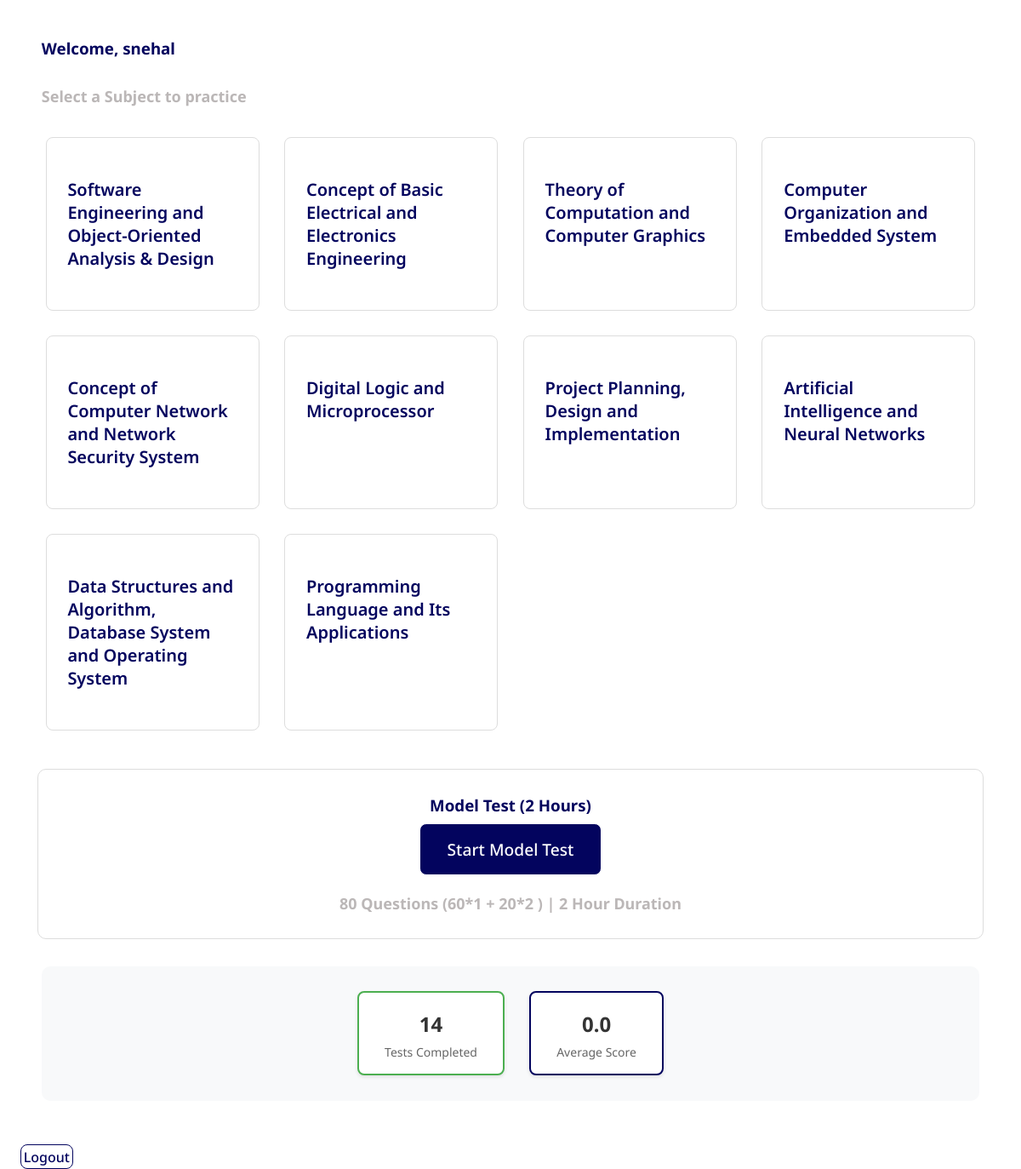
Screenshot of /questions/ (signed in) with the database file from the repository.
### questions/models.py (models this page shows, shortened)
class Subject(models.Model):
    name = models.CharField(max_length=200)

### questions/views.py (the view)
# urls.py: path('questions/', include('questions.urls')),
@login_required
def questions(request):
    selected_subject = None
    selected_chapter = None
    questions = []
    subject_id = request.GET.get('subject_id')
    chapter_id = request.GET.get('chapter_id')
    if subject_id:
        selected_subject = get_object_or_404(Subject, id=subject_id)
        if chapter_id:
            selected_chapter = get_object_or_404(Chapter, id=chapter_id)
            questions = Question.objects.filter(chapter=selected_chapter)
    subjects = Subject.objects.all()
    chapters = Chapter.objects.filter(subject=selected_subject) if selected_subject else []
    total_completed = ModelTestAttempt.objects.filter(user=request.user).count()
    avg_score = ModelTestAttempt.objects.filter(user=request.user).aggregate(
        avg_score=models.Avg('score')
    )['avg_score'] or 0
    return render(request, 'questions.html', {
        'username': request.user.username,
        'subjects': subjects,
        'chapters': chapters,
        'selected_subject': selected_subject,
        'selected_chapter': selected_chapter,
        'questions': questions,
        'test_started': request.session.get('test_started', False),
        'total_completed': total_completed,
        'avg_score': avg_score
    })

### templates/questions.html (shortened to what this page needs)
<!DOCTYPE html>
<html lang="en">
  <head>
    {% load static %}
    <link rel="stylesheet" href="{% static 'questions.css' %}" />
  </head>
  <body>
   <div class="main-container">
      <h3>Welcome, {{ username }}</h3>
      <br />
      <p id="instruct">Select a Subject to practice</p>
      <br />
      <div class="subject-grid">
        {% for subject in subjects %}
        <div class="subject-card">
          <a
            href="{% url 'subject_detail' subject.id %}"
            target="_blank"
            style="text-decoration: none; color: inherit;"
          >
            <h4>{{ subject.name }}</h4>
          </a>
        </div>
        {% endfor %}
      </div>
      <div class="model-test-option">
        <h3>Model Test (2 Hours)</h3>
        <a href="{% url 'model_test' %}" target="_blank">
            <button class="practice">Start Model Test</button>
        </a>
        <p>80 Questions (60*1 + 20*2 ) | 2 Hour Duration</p>
</div>
<div class="progress-header">
  <div class="test-stats">
      <span class="stat-box completed">
          <strong>{{ total_completed }}</strong>
          <span>Tests Completed</span>
      </span>
      <span class="stat-box avg-score">
          <strong>{{ avg_score|floatformat:1 }}</strong>
          <span>Average Score</span>
      </span>
  </div>
</div>
    </div>
      <a href="{% url 'logout' %}" class="logout-btn">Logout</a>
  </body>
</html>

### static/questions.css (style rules this page uses)
:root { --federal-blue: #03045eff; --honolulu-blue: #0077b6ff; --pacific-cyan: #00b4d8ff; --non-photo-blue: #90e0efff; --light-cyan: #caf0f8ff; --white: #ffffff }
p { font-size: 16px; }
* { margin: 0.3rem; padding: 0; box-sizing: border-box; font-family: "Noto Sans", serif; }
html { height: 100%; margin: 0.9rem; background-color: var(--white); height: 100vh; color: var(--federal-blue); }
p { font-weight: 700; color: #bbb7b7; font-size: 18px; }
h4 { font-weight: 600; font-size: 20px; }
.logout-btn { padding: 0.17rem; height: auto; border: 1px solid; border: 1px var(--federal-blue) solid; border-radius: 8px; font-size: 16px; color: var(--federal-blue); font-weight: 500; cursor: pointer; outline: none; text-decoration: none; }
.main-container { min-height: 100vh; padding: 20px; }
.subject-grid { display: grid; grid-template-columns: repeat(auto-fit, minmax(250px, 1fr)); gap: 20px; margin-bottom: 40px; }
.subject-card { border: 1px solid #ddd; border-radius: 8px; padding: 20px; cursor: pointer; transition: transform 0.2s, box-shadow 0.2s; }
.practice { margin-bottom: 1rem; padding: 0.5rem; border: 1px solid; background: var(--federal-blue); border-radius: 8px; font-size: 16px; color: var(--white); font-weight: 500; cursor: pointer; outline: none; text-align: center; }
.model-test-option { margin: 2rem 0; padding: 1.5rem; border: 1px #ddd solid; border-radius: 10px; text-align: center; }
.model-test-option button { font-size: 1.2rem; padding: 1rem 2rem; }
.progress-header { padding: 20px; background: #f8f9fa; margin-bottom: 30px; border-radius: 10px; }
.test-stats { display: flex; gap: 20px; justify-content: center; }
.stat-box { padding: 15px 25px; border-radius: 8px; text-align: center; background: white; box-shadow: 0 2px 4px rgba(0, 0, 0, 0.1); }
.stat-box.completed { border: 2px solid #4CAF50; }
.stat-box.avg-score { border: 2px var(--federal-blue) solid; }
.stat-box strong { display: block; font-size: 24px; color: #333; }
.stat-box span { font-size: 14px; color: #666; }

### rows the page displays
Subject: name "Software Engineering and Object-Oriented Analysis & Design"
Subject: name "Concept of Basic Electrical and Electronics Engineering"
Subject: name "Theory of Computation and Computer Graphics"
Subject: name "Computer Organization and Embedded System"
Subject: name "Concept of Computer Network and Network Security System"
Subject: name "Digital Logic and Microprocessor"
Subject: name "Project Planning, Design and Implementation"
Subject: name "Artificial Intelligence and Neural Networks"
Subject: name "Data Structures and Algorithm, Database System and Operating System"
Subject: name "Programming Language and Its Applications"

### other values shown
{{ username }} "snehal"
{{ total_completed }} "14"
{{ avg_score|floatformat:1 }} "0.0"
